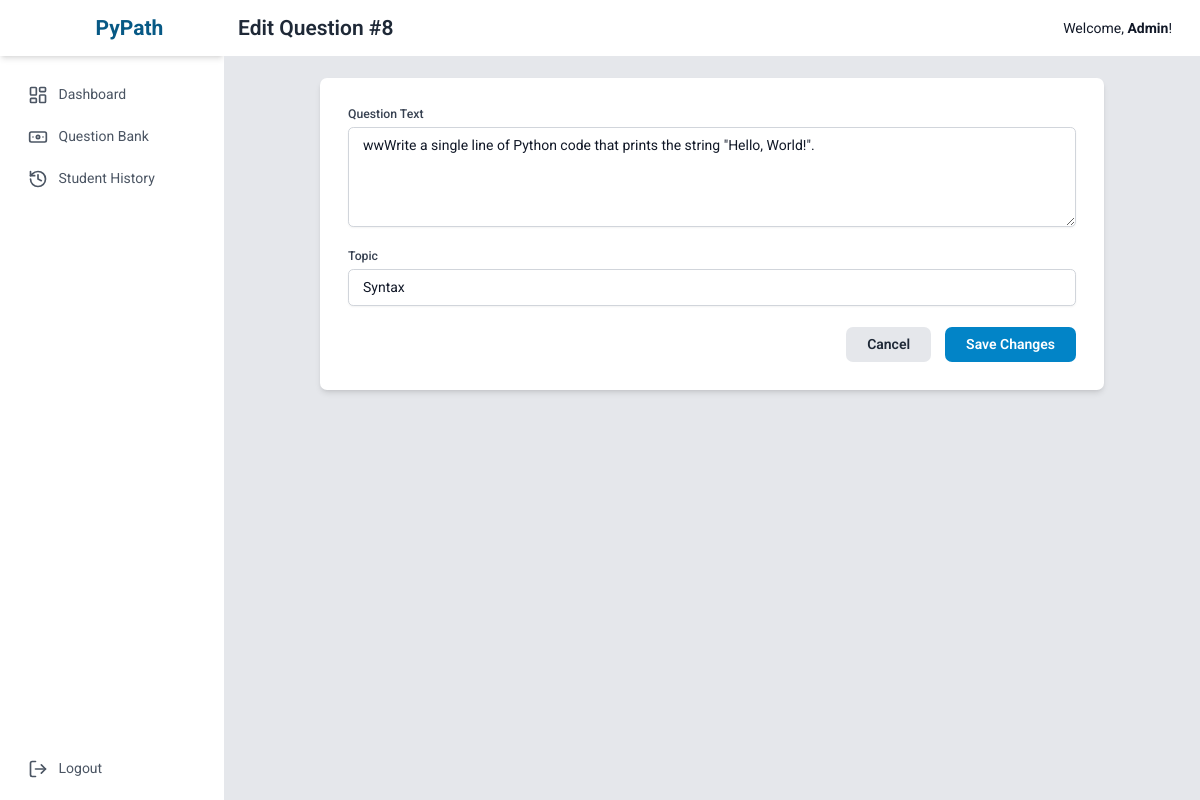
Page /admin/questions/edit/8 (signed in) on the earlier database version.
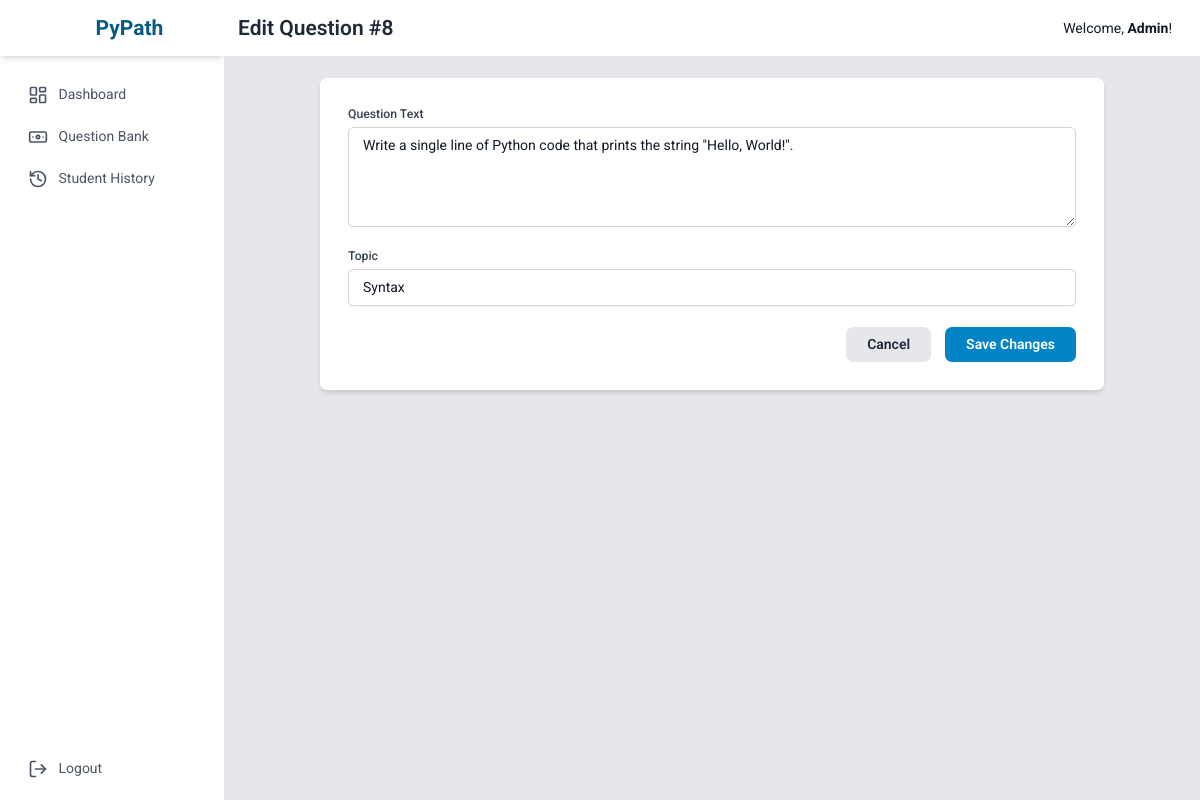
Same page on the later database version.
### tables this page shows
CREATE TABLE questions (
    id INTEGER PRIMARY KEY AUTOINCREMENT,
    question_text TEXT NOT NULL,
    question_type TEXT NOT NULL DEFAULT 'multiple_choice', -- 'multiple_choice' or 'coding'
    topic TEXT NOT NULL, -- e.g., 'Variables', 'Loops', 'Functions' for the recommender system
    option_a TEXT,
    option_b TEXT,
    option_c TEXT,
    option_d TEXT,
    correct_answer TEXT,
    correct_code_output TEXT
);

### app.py (the view)
@app.route('/admin/questions/edit/<int:id>', methods=['GET', 'POST'])
def edit_question(id):
    if not is_admin(): return redirect(url_for('login'))
    conn = get_db_connection()
    if request.method == 'POST':
        text, topic = request.form['question_text'], request.form['topic']
        conn.execute('UPDATE questions SET question_text = ?, topic = ? WHERE id = ?', (text, topic, id))
        conn.commit()
        flash('Question updated successfully!', 'success')
        return redirect(url_for('admin_questions'))
    question = conn.execute('SELECT * FROM questions WHERE id = ?', (id,)).fetchone()
    conn.close()
    return render_template('admin/edit_question.html', question=question)

### app.py (called while the page is built)
def get_db_connection():
    conn = sqlite3.connect('pypath.db', check_same_thread=False, detect_types=sqlite3.PARSE_DECLTYPES | sqlite3.PARSE_COLNAMES)
    conn.row_factory = sqlite3.Row
    return conn

def is_admin():
    return session.get('is_admin', False)

### templates/admin/edit_question.html (shortened to what this page needs)
{% extends "layout.html" %}
{% block header %}Edit Question #{{ question.id }}{% endblock %}
{% block content %}
<div class="max-w-4xl mx-auto bg-white p-8 rounded-lg shadow-md">
    <form method="POST" action="{{ url_for('edit_question', id=question.id) }}" class="space-y-6">
        <div>
            <label for="question_text" class="block text-sm font-medium text-gray-700">Question Text</label>
            <textarea id="question_text" name="question_text" rows="4" required class="mt-1 block w-full px-4 py-2 border border-gray-300 rounded-md shadow-sm focus:ring-sky-500 focus:border-sky-500">{{ question.question_text }}</textarea>
        </div>
        <div>
            <label for="topic" class="block text-sm font-medium text-gray-700">Topic</label>
            <input type="text" id="topic" name="topic" value="{{ question.topic }}" required class="mt-1 block w-full px-4 py-2 border border-gray-300 rounded-md shadow-sm focus:ring-sky-500 focus:border-sky-500">
        </div>
        <div class="flex justify-end space-x-4">
            <a href="{{ url_for('admin_questions') }}" class="bg-gray-200 text-gray-800 font-semibold py-2 px-6 rounded-lg hover:bg-gray-300">
                Cancel
            </a>
            <button type="submit" class="bg-sky-600 text-white font-semibold py-2 px-6 rounded-lg hover:bg-sky-700">
                Save Changes
            </button>
        </div>
    </form>
</div>
{% endblock %}

Differences in the rows shown:
changed questions "Syntax": question_text "wwWrite a single line of Python code that prints the string \"Hello, World!\"." → "Write a single line of Python code that prints the string \"Hello, World!\"."
